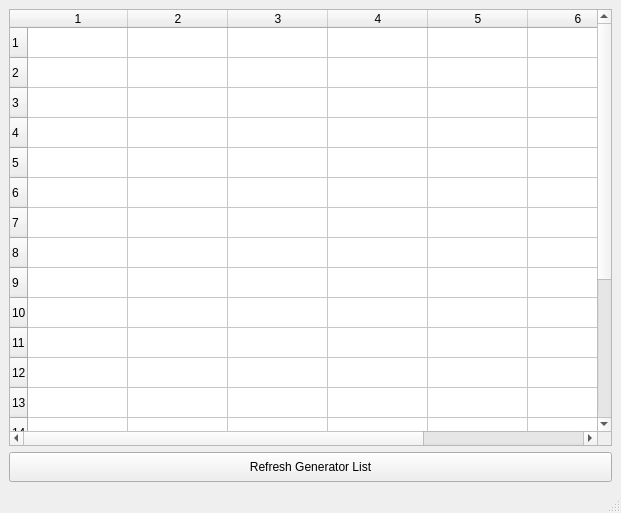
<?xml version="1.0" encoding="UTF-8"?>
<ui version="4.0">
 <class>MainWindow</class>
 <widget class="QMainWindow" name="MainWindow">
  <property name="geometry">
   <rect>
    <x>0</x>
    <y>0</y>
    <width>621</width>
    <height>513</height>
   </rect>
  </property>
  <property name="windowTitle">
   <string>MainWindow</string>
  </property>
  <widget class="QWidget" name="centralwidget">
   <layout class="QVBoxLayout" name="verticalLayout">
    <item>
     <widget class="QTableWidget" name="tableWidget">
      <property name="rowCount">
       <number>20</number>
      </property>
      <property name="columnCount">
       <number>7</number>
      </property>
      <row/>
      <row/>
      <row/>
      <row/>
      <row/>
      <row/>
      <row/>
      <row/>
      <row/>
      <row/>
      <row/>
      <row/>
      <row/>
      <row/>
      <row/>
      <row/>
      <row/>
      <row/>
      <row/>
      <row/>
      <column/>
      <column/>
      <column/>
      <column/>
      <column/>
      <column/>
      <column/>
     </widget>
    </item>
    <item>
     <widget class="QPushButton" name="refresh_btn">
      <property name="minimumSize">
       <size>
        <width>0</width>
        <height>30</height>
       </size>
      </property>
      <property name="text">
       <string>Refresh Generator List</string>
      </property>
     </widget>
    </item>
   </layout>
  </widget>
  <widget class="QMenuBar" name="menubar">
   <property name="geometry">
    <rect>
     <x>0</x>
     <y>0</y>
     <width>621</width>
     <height>21</height>
    </rect>
   </property>
  </widget>
  <widget class="QStatusBar" name="statusbar"/>
 </widget>
 <resources/>
 <connections/>
</ui>
